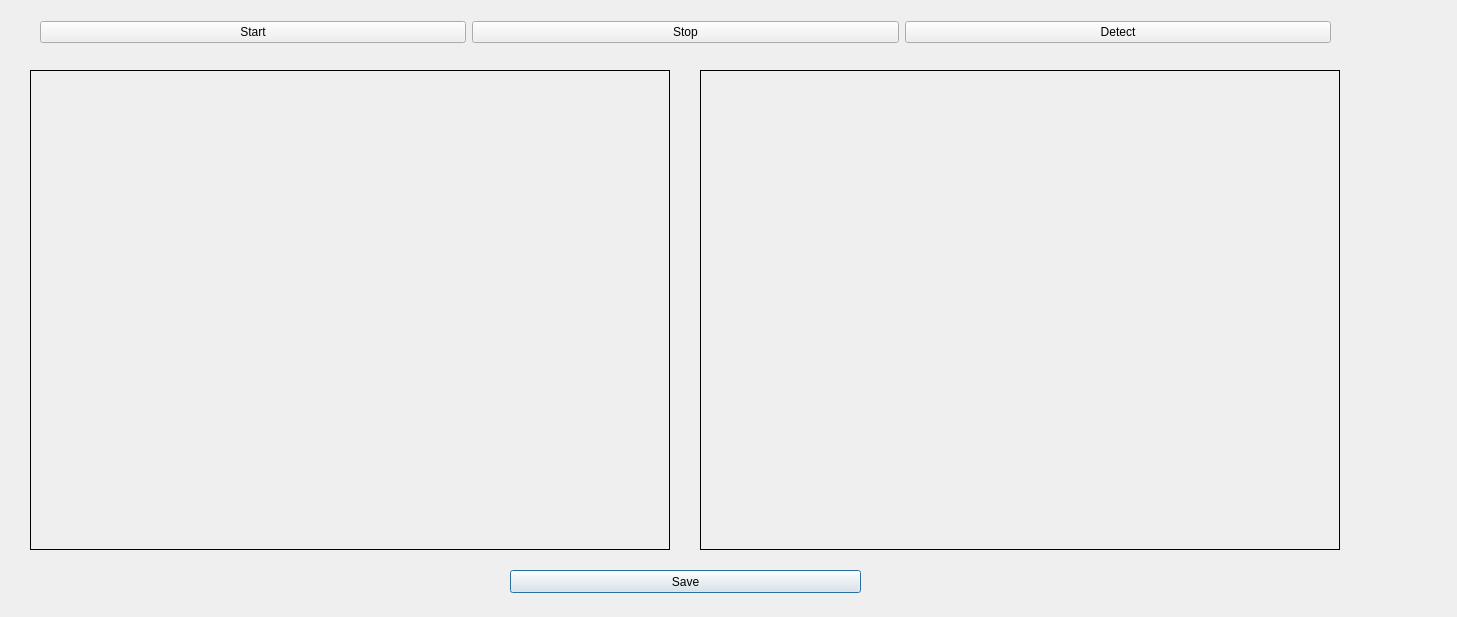
<?xml version="1.0" encoding="UTF-8"?>
<ui version="4.0">
 <class>Dialog</class>
 <widget class="QDialog" name="Dialog">
  <property name="geometry">
   <rect>
    <x>0</x>
    <y>0</y>
    <width>1457</width>
    <height>617</height>
   </rect>
  </property>
  <property name="windowTitle">
   <string>Dialog</string>
  </property>
  <widget class="QLabel" name="imgLabel">
   <property name="geometry">
    <rect>
     <x>30</x>
     <y>70</y>
     <width>640</width>
     <height>480</height>
    </rect>
   </property>
   <property name="frameShape">
    <enum>QFrame::Box</enum>
   </property>
   <property name="text">
    <string/>
   </property>
  </widget>
  <widget class="QLabel" name="processedImgLabel">
   <property name="geometry">
    <rect>
     <x>700</x>
     <y>70</y>
     <width>640</width>
     <height>480</height>
    </rect>
   </property>
   <property name="frameShape">
    <enum>QFrame::Box</enum>
   </property>
   <property name="text">
    <string/>
   </property>
  </widget>
  <widget class="QPushButton" name="saveButton">
   <property name="geometry">
    <rect>
     <x>510</x>
     <y>570</y>
     <width>351</width>
     <height>23</height>
    </rect>
   </property>
   <property name="text">
    <string>Save</string>
   </property>
  </widget>
  <widget class="QWidget" name="">
   <property name="geometry">
    <rect>
     <x>40</x>
     <y>20</y>
     <width>1291</width>
     <height>25</height>
    </rect>
   </property>
   <layout class="QHBoxLayout" name="horizontalLayout">
    <item>
     <widget class="QPushButton" name="startButton">
      <property name="text">
       <string>Start</string>
      </property>
     </widget>
    </item>
    <item>
     <widget class="QPushButton" name="stopButton">
      <property name="text">
       <string>Stop</string>
      </property>
     </widget>
    </item>
    <item>
     <widget class="QPushButton" name="detectButton">
      <property name="text">
       <string>Detect</string>
      </property>
     </widget>
    </item>
   </layout>
  </widget>
 </widget>
 <resources/>
 <connections/>
</ui>
